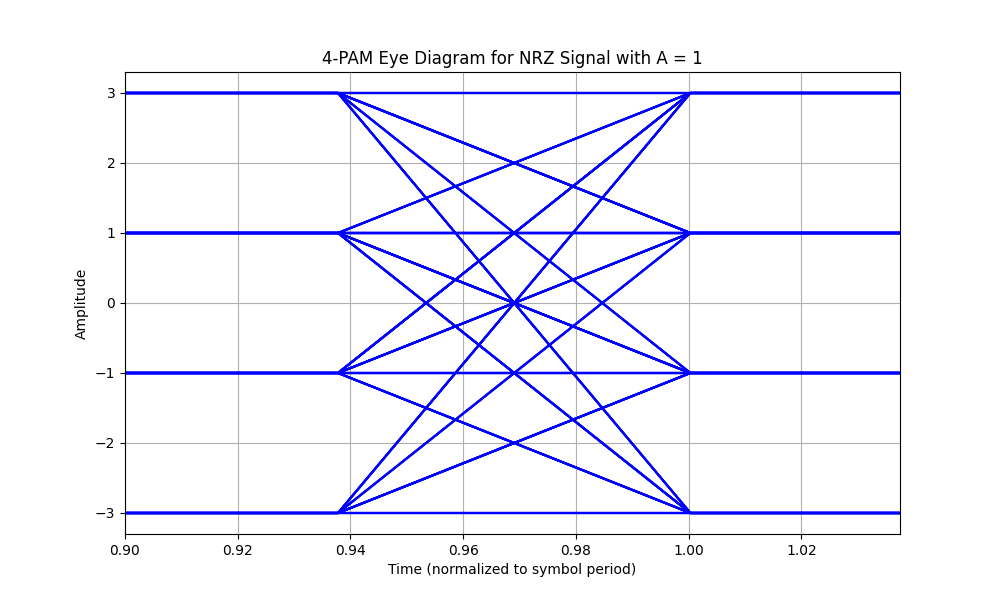

Write Python code to recreate this figure.
import numpy as np
import matplotlib.pyplot as plt

# Parameters
symbols = np.array([-3, -1, 1, 3]) # 4-PAM symbols BEFORE scaling with A
E_avg = 5 # Average energy of the transmitted symbols as defined in the problem (joules)
num_symbols = 200 # As defined in the problem
samples_per_symbol = 16 # As defined in the problem

# Solve for A
# For 4-ary PAM with symbols [-3, -1, 1, 3], and E_avg = 5, A is:
# sqrt(5 / (1/4 * (3^2 + 1^2 + 1^2 + 3^2)))
# = sqrt(5 / (1/4 * (9 + 1 + 1 + 9)))
# = sqrt(5 / (1/4 * 20))
# = sqrt(5 / 5)
# = 1
A = np.sqrt(E_avg / np.mean(symbols**2))

# Scale the symbols by A
symbols_scaled = symbols * A

# Generate random symbols from the scaled symbol set
random_symbols = np.random.choice(symbols_scaled, num_symbols)

# Create the NRZ signal by repeating each symbol for the duration of its symbol period
nrz_signal = np.repeat(random_symbols, samples_per_symbol)

# Create the time vector for the NRZ signal
t = np.linspace(0, num_symbols, len(nrz_signal))

# Plot the eye diagram
plt.figure(figsize=(10, 6))
# For
for i in range(0, len(nrz_signal) - 2 * samples_per_symbol, samples_per_symbol):
    plt.plot(t[:2 * samples_per_symbol], nrz_signal[i:i + 2 * samples_per_symbol], color='blue', alpha=0.5)

plt.title('4-PAM Eye Diagram for NRZ Signal with A = 1')
plt.xlabel('Time (normalized to symbol period)')
plt.ylabel('Amplitude')
plt.grid(True)

# zoom in on the x-axis to see crossing points
plt.xlim(0.9, 1.0375)

# Save the plot out to a file
plt.savefig('4_ary_pam_eye.png')